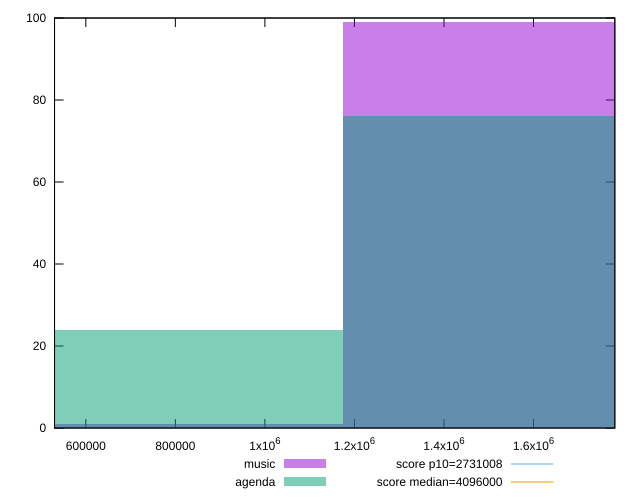

Reproduce this figure in gnuplot.
reset

$music <<EOF
1565281.124895214 99
782640.562447607 1
EOF

$agenda <<EOF
1565281.124895214 76
782640.562447607 24
EOF

set key outside below
set boxwidth 782640.562447607
set xrange [530145:1781621]
set yrange [0:100]
set trange [0:100]
set style fill transparent solid 0.5 noborder

set parametric
set terminal svg size 640, 500 enhanced background rgb 'white'
set output "report/report_00029_2021-02-24T13-36-40.390Z/total-byte-weight/comparison/histogram/0_vs_1.svg"

plot $music title "music" with boxes, \
     $agenda title "agenda" with boxes, \
     2731008,t title "score p10=2731008", \
     4096000,t title "score median=4096000"

reset
